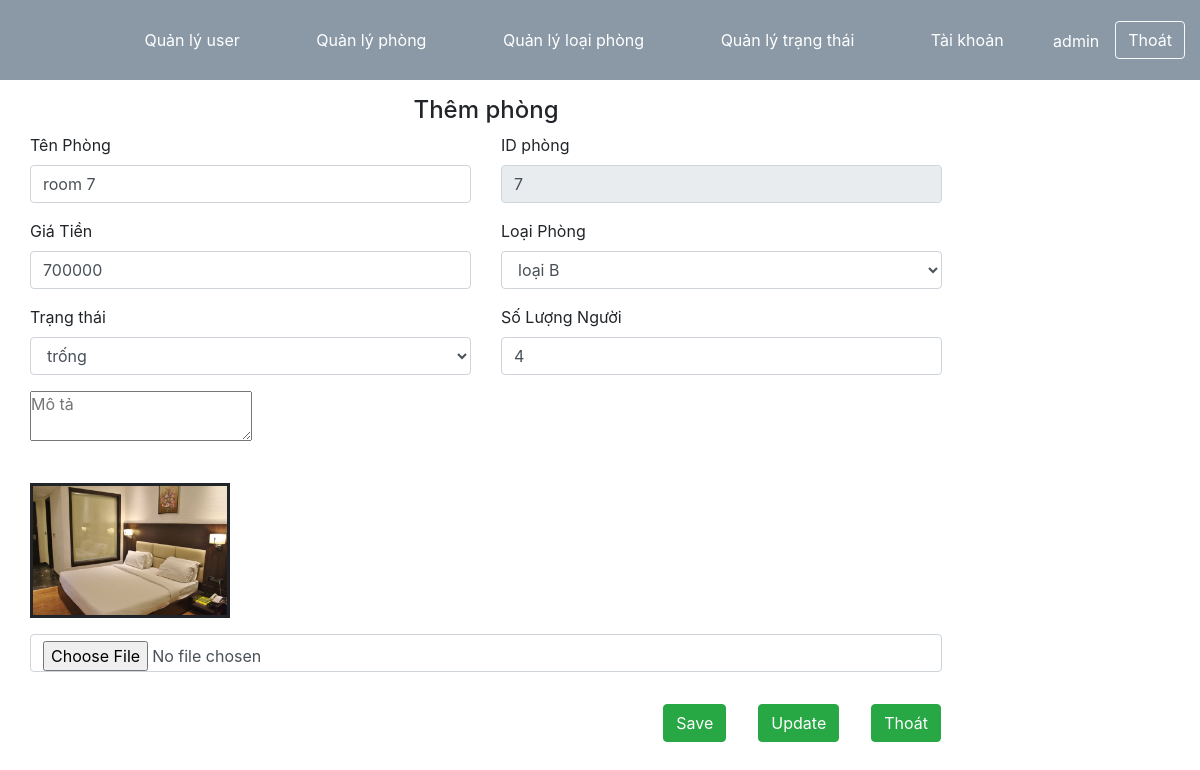
/admin/index.php?action=suaphong&id=7 (signed in), run on an earlier commit of the app's database.
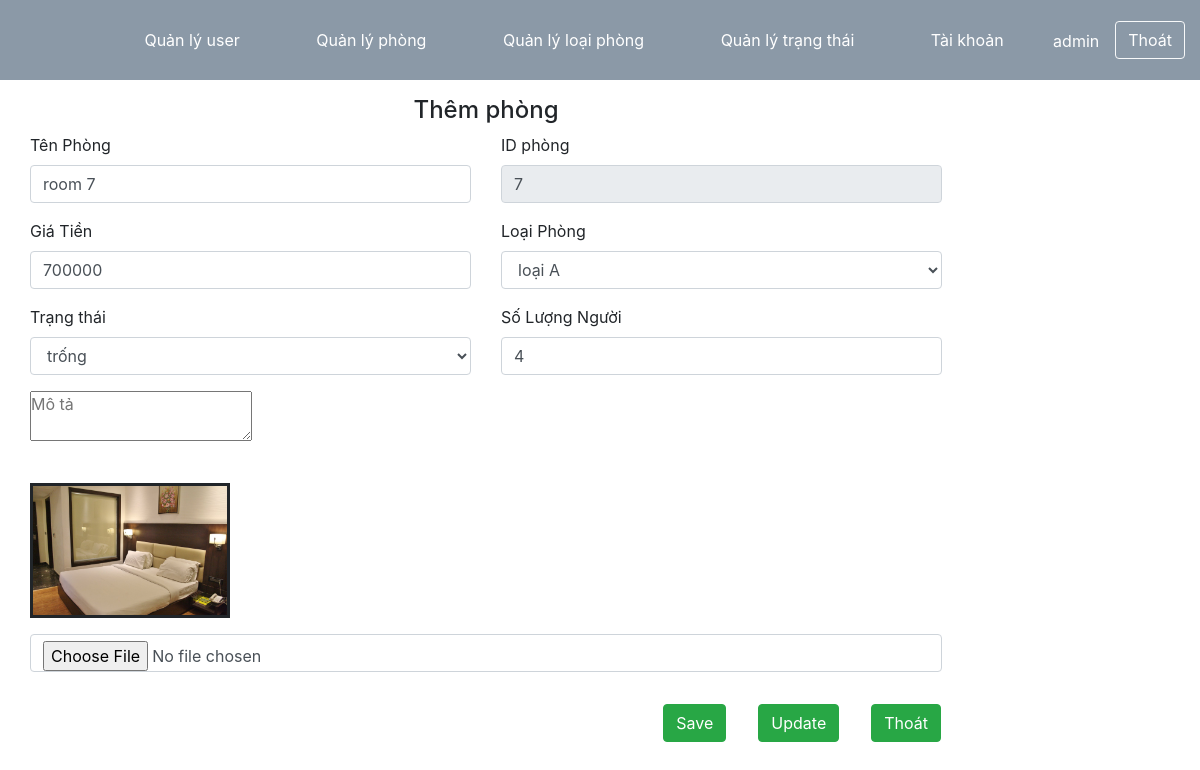
And on a later commit of the database.
### tables this page shows
CREATE TABLE IF NOT EXISTS `phong` (
  `phongID` int NOT NULL AUTO_INCREMENT,
  `tenphong` varchar(255) NOT NULL,
  `img` varchar(255) DEFAULT NULL,
  `giaphong` decimal(10,0) NOT NULL,
  `trangthaiID` int NOT NULL,
  `loaiphongID` int NOT NULL,
  `soluongtoida` int NOT NULL,
  `mota` varchar(550) DEFAULT NULL,
  PRIMARY KEY (`phongID`)
);

CREATE TABLE IF NOT EXISTS `loaiphong` (
  `ID` int NOT NULL AUTO_INCREMENT,
  `loaiphong` varchar(50) NOT NULL,
  PRIMARY KEY (`ID`)
);

CREATE TABLE IF NOT EXISTS `trangthai` (
  `ID` int NOT NULL AUTO_INCREMENT,
  `trangthai` varchar(255) NOT NULL,
  PRIMARY KEY (`ID`)
);

### models/phongModel.php (called while the page is built, shortened)
<?php
	class phongModel extends connect
	{
		public function timkiemtheoID($id)
		{
			$sql = "select * from phong where phongID = $id;";
			$ds = $this->get_data($sql);
			foreach ($ds as $key => $value) {
				$this->id = $value["phongID"];
				$this->tenphong = $value["tenphong"];
				$this->giaphong = $value["giaphong"];
				$this->trangthaiID = $value["trangthaiID"];
				$this->loaiphongID = $value["loaiphongID"];
				$this->soluongtoida = $value["soluongtoida"];
				$this->img = $value["img"];
			}
		}
	}
 ?>

### models/database.php (called while the page is built, shortened)
<?php
	class connect{
		public function get_data($sql)
		{
			$conn = mysqli_connect("localhost","root","","quanlykhachsan");
			$result = mysqli_query($conn,$sql);
			$arr = mysqli_fetch_all($result,MYSQLI_ASSOC);
			return $arr;
		}
	}
 ?>

### models/loaiphongModel.php (called while the page is built, shortened)
<?php
	class loaiphongModel extends connect
	{
		public function docdanhsachloaiphong()
		{
			$sql = "select * from loaiphong";
			$dsloaiphong = $this->get_data($sql);
			return $dsloaiphong;
		}
	}
 ?>

### models/trangthaiModel.php (called while the page is built, shortened)
<?php
	class trangthaiModel extends connect
	{
		public function docdanhsachtrangthai()
		{
			$sql = "select * from trangthai";
			$dstrangthai = $this->get_data($sql);
			return $dstrangthai;
		}
	}
?>

### admin/danhmucphong/load_thongtinphong.php (the view, shortened to what the changed rows need)
<div class="row">
		<form method="post" action="index.php?action=thongtinphong" enctype="multipart/form-data" style="width:80%">
			<div class="text-center">
				<h4>Thêm phòng</h4>
			</div>
			<div class="row">
				<div class="form-group col col-md-6">
                    <label class="form-label">Tên Phòng</label>
                    <input type="text" id="txt_tenphong" required name="tenphong" class="form-control" value="<?php echo $p->tenphong ?>" />
                </div>
                <div class="form-group col col-md-6">
                    <label class="form-label">ID phòng</label>
                    <input type="text" id="txt_phongID" readonly name="phongID" class="form-control" value="<?php echo $p->id ?>" />
                </div>
			</div>
            <div class="row">
                 <div class="form-group col col-md-6">
                            <label class="form-label">Giá Tiền</label>
                            <input type="number" id="txt_giatien" name="giatien" class="form-control" value="<?php echo $p->giaphong ?>" />
                </div>
                <div class="form-group col col-md-6">
                    <label class="form-label">Loại Phòng</label>
                    <select name="loaiphongID" class="form-control">
                        <?php foreach ($dsloaiphong as $key => $value): ?>
                            <option class="form-control" <?php if($value['ID']==$p->loaiphongID) echo "selected" ?> value="<?php echo $value["ID"] ?>"><?php echo $value["loaiphong"]; ?></option>
                        <?php endforeach ?>
                    </select>
                </div>
            </div>
            <div class="row">
                <div class="form-group col col-md-6">
                    <label class="form-label">Trạng thái</label>
                    <select name="trangthaiID" class="form-control">
                        <?php foreach ($dstrangthai as $key => $value): ?>
                            <option readonly class="form-control" <?php if($value['ID']==$p->trangthaiID){echo "selected";} ?> value="<?php echo $value["ID"] ?>"><?php echo $value["trangthai"] ?></option>
                        <?php endforeach ?>
                    </select>
                </div>
                <div class="form-group col col-md-6">
                    <label class="form-label">Số Lượng Người</label>
                    <input type="number" name="soluongnguoi" id="txt_soluongnguoi" class="form-control" value="<?php if(isset($p)) echo $p->soluongtoida ?>" />
               </div>
            </div>
                        <div class="form-group">
                            <textarea name="mota" placeholder="Mô tả" id="txtarea_mota"><?php echo $p->mota ?></textarea>
                        </div>
                        <?php
                            if(isset($p))
                            {
                                if($p->img==""||$p->img==null)
                                {
                                    echo "không có hình";
                                }
                                else{
                                    echo '<img id="phongimg" style="width:200px;border:solid; margin-top:20px" src="'.'../'.$p->img.'" />';
                                }
                            }
                         ?>
                        <div class="form-group mt-3">
                            <input type="file" id="upload_img" class="form-control" name="phong_img" value="" title="Tải ảnh"/>
                        </div>
            <div class="row">
                <div class="col">
                    <div class="row" style="float: right;">
                        <input name="btn_luuphong" type="submit" value="Save" class="btn btn-success m-3">
                        <input name="btn_suaphong" type="submit" value="Update" class="btn btn-success m-3">
                        <button class="btn btn-success m-3" formaction="index.php?action=danhmucphong">Thoát</button>
                    </div>
                </div>
            </div>
        </form>
	</div>

What changed in the data, as far as the page shows it:
changed phong "room 7": loaiphongID "loại B" → "loại A"
